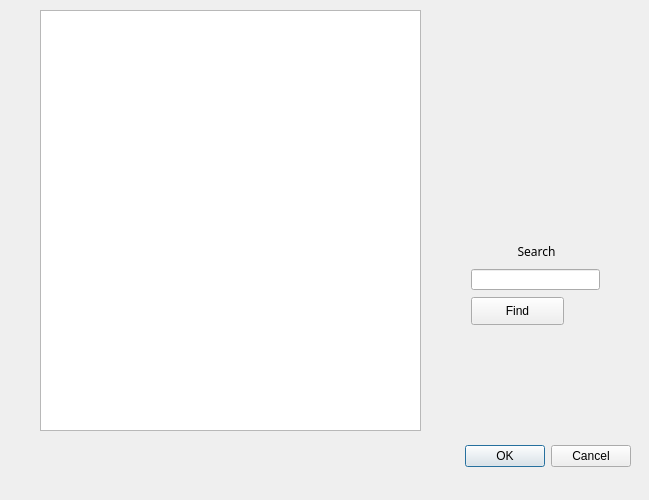
<?xml version="1.0" encoding="UTF-8"?>
<ui version="4.0">
 <class>Ranking</class>
 <widget class="QDialog" name="Ranking">
  <property name="geometry">
   <rect>
    <x>0</x>
    <y>0</y>
    <width>649</width>
    <height>500</height>
   </rect>
  </property>
  <property name="windowTitle">
   <string>Dialog</string>
  </property>
  <widget class="QDialogButtonBox" name="buttonBox">
   <property name="geometry">
    <rect>
     <x>10</x>
     <y>440</y>
     <width>621</width>
     <height>32</height>
    </rect>
   </property>
   <property name="orientation">
    <enum>Qt::Horizontal</enum>
   </property>
   <property name="standardButtons">
    <set>QDialogButtonBox::Cancel|QDialogButtonBox::Ok</set>
   </property>
  </widget>
  <widget class="QTableWidget" name="ranking">
   <property name="geometry">
    <rect>
     <x>40</x>
     <y>10</y>
     <width>381</width>
     <height>421</height>
    </rect>
   </property>
  </widget>
  <widget class="QLabel" name="label">
   <property name="geometry">
    <rect>
     <x>460</x>
     <y>10</y>
     <width>151</width>
     <height>201</height>
    </rect>
   </property>
   <property name="styleSheet">
    <string notr="true">image: url(:/ranking/game_resource/images/ranking.jpg);</string>
   </property>
   <property name="text">
    <string/>
   </property>
  </widget>
  <widget class="QLabel" name="label_2">
   <property name="geometry">
    <rect>
     <x>471</x>
     <y>241</y>
     <width>84</width>
     <height>21</height>
    </rect>
   </property>
   <property name="font">
    <font>
     <family>Sitka</family>
    </font>
   </property>
   <property name="text">
    <string>               Search</string>
   </property>
  </widget>
  <widget class="QLineEdit" name="name_requested">
   <property name="geometry">
    <rect>
     <x>471</x>
     <y>269</y>
     <width>129</width>
     <height>21</height>
    </rect>
   </property>
  </widget>
  <widget class="QPushButton" name="Find">
   <property name="geometry">
    <rect>
     <x>471</x>
     <y>297</y>
     <width>93</width>
     <height>28</height>
    </rect>
   </property>
   <property name="text">
    <string>Find</string>
   </property>
  </widget>
 </widget>
 <resources/>
 <connections>
  <connection>
   <sender>buttonBox</sender>
   <signal>accepted()</signal>
   <receiver>Ranking</receiver>
   <slot>accept()</slot>
   <hints>
    <hint type="sourcelabel">
     <x>248</x>
     <y>254</y>
    </hint>
    <hint type="destinationlabel">
     <x>157</x>
     <y>274</y>
    </hint>
   </hints>
  </connection>
  <connection>
   <sender>buttonBox</sender>
   <signal>rejected()</signal>
   <receiver>Ranking</receiver>
   <slot>reject()</slot>
   <hints>
    <hint type="sourcelabel">
     <x>316</x>
     <y>260</y>
    </hint>
    <hint type="destinationlabel">
     <x>286</x>
     <y>274</y>
    </hint>
   </hints>
  </connection>
 </connections>
</ui>
